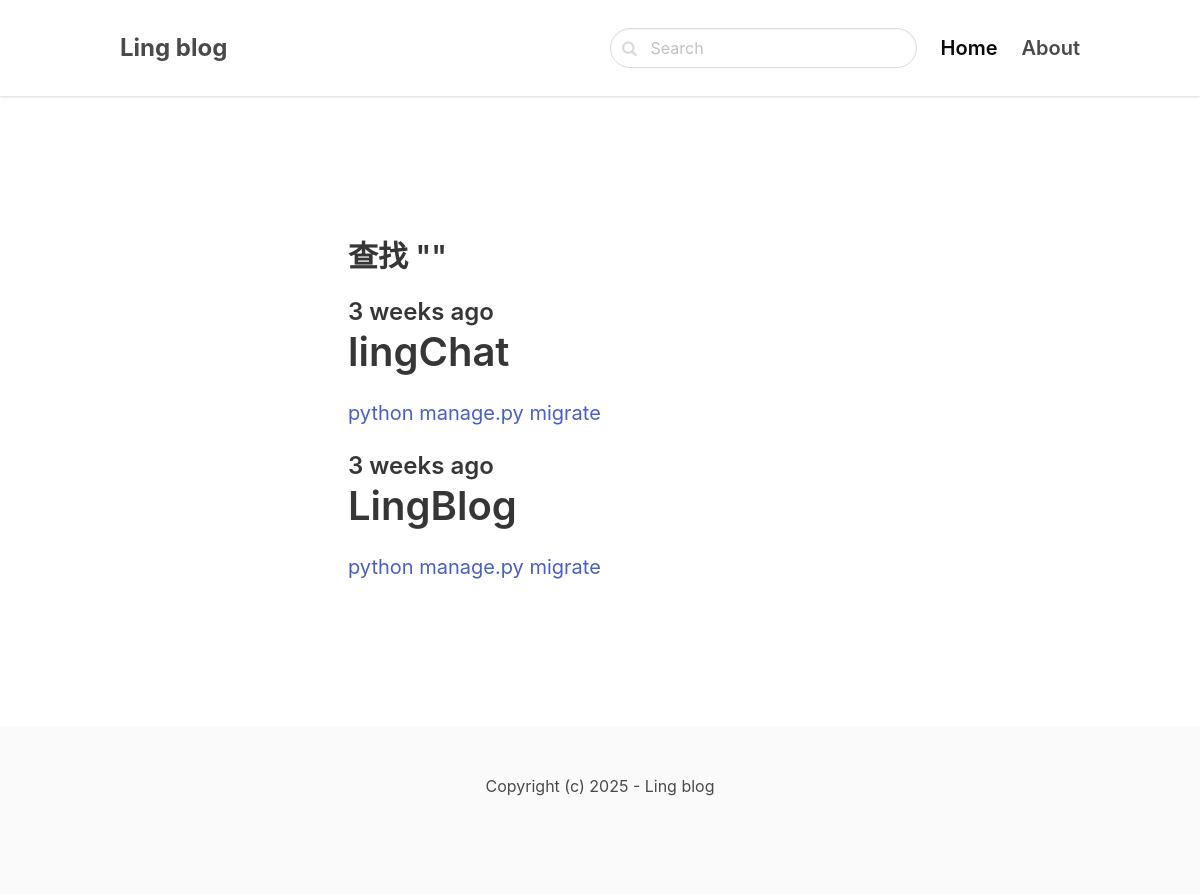
/search/, run on an earlier commit of the app's database.
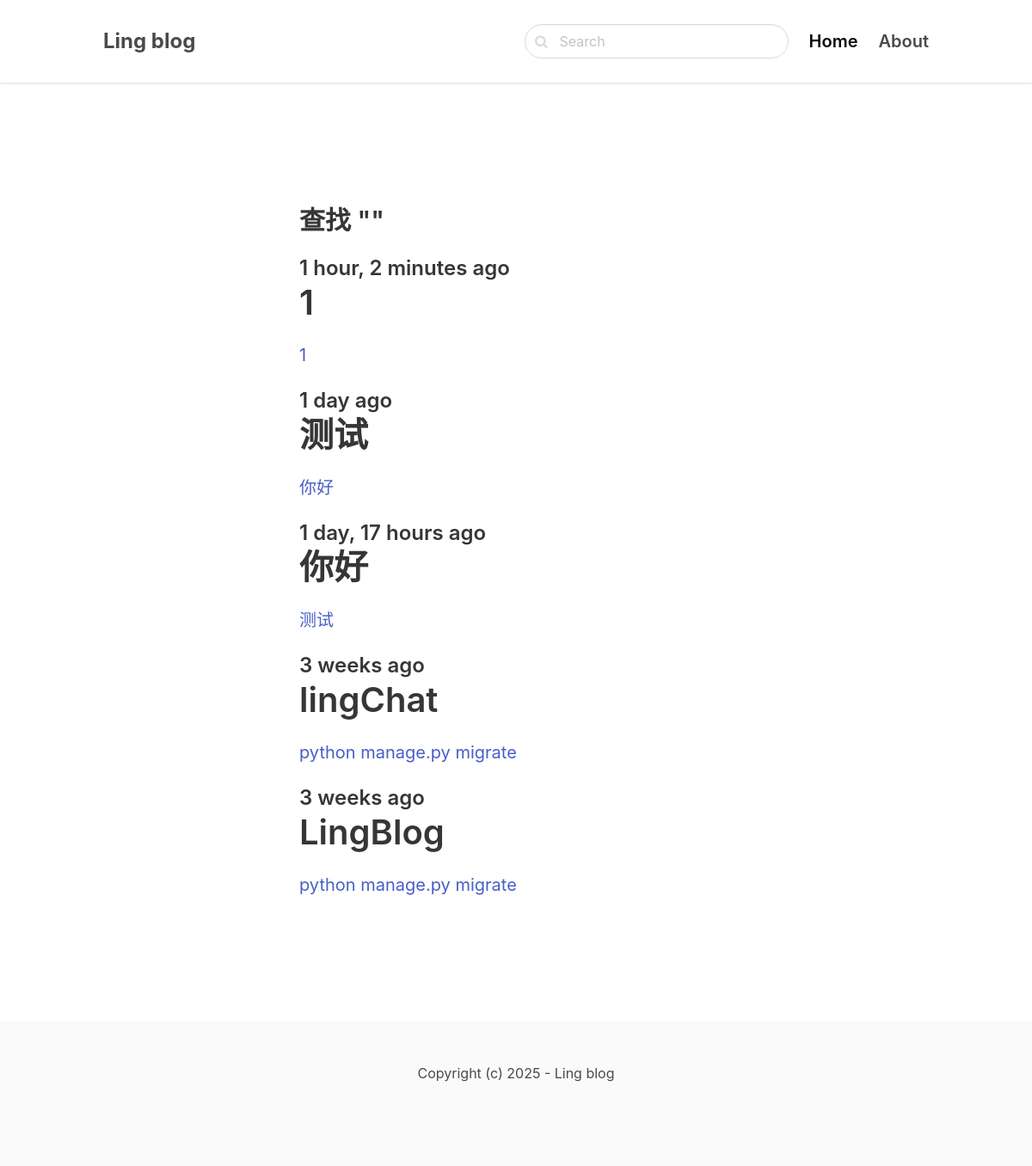
And on a later commit of the database.
### blog/models.py (models this page shows, shortened)
class Post(models.Model):
    ACTIVE = 'active'
    DRAFT = 'draft'
    CHOICES_STATUS = (
        (ACTIVE, '发布'),
        (DRAFT, '草稿')
    )
    status = models.CharField(
        max_length=10,
        choices=CHOICES_STATUS,
        default=DRAFT  # 默认草稿
    )
    category = models.ForeignKey(Category, related_name='posts', on_delete=models.CASCADE)
    title = models.CharField(max_length=255)
    slug = models.SlugField(unique=True)  # 确保唯一性
    intro = models.TextField()
    body = models.TextField()
    created_time = models.DateTimeField(auto_now_add=True)
    image = models.ImageField(upload_to='uploads/', blank=True, null=True)
    class Meta:
        ordering = ('-created_time',)

### blog/views.py (the view)
# urls.py: path('search/', views.search, name='search'),
def search(request):
    query = request.GET.get('query','')
    posts = Post.objects.filter(status=Post.ACTIVE).filter(Q(title__icontains=query)|Q(intro__icontains=query)|Q(body__icontains=query))
    return render(request,'blog/search.html',{'posts':posts,'query':query})

### blog/templates/blog/search.html (shortened to what this page needs)
{% extends 'core/base.html' %}
{% block content %}
    <section class="hero">
        <div class="hero-body">
            <div class="container">
                <section class="section">
                    <div class="columns">
                        <div class="column is-8 is-offset-2">
                            <div class="content is-medium">
                                <h3>查找 "{{ query }}"</h3>
                            </div>
                            {% for post in posts %}
                                <div class="content is-medium">
                                    <a href="{% url 'post_detail' post.category.slug post.slug %}">
                                        <h2 class="subtitle is-4">{{ post.created_time|timesince }} ago</h2>
                                        <h1 class="title">{{ post.title }}</h1>
                                        <p>{{ post.intro }}</p>
                                    </a>
                                </div>
                            {% endfor %}
                        </div>
                    </div>
                </section>
            </div>
        </div>
    </section>
{% endblock %}

What changed in the data, as far as the page shows it:
added Post: created_time "1 hour, 2 minutes", title "1", intro "1"
added Post: created_time "1 day", title "测试", intro "你好"
added Post: created_time "1 day, 17 hours", title "你好", intro "测试"
